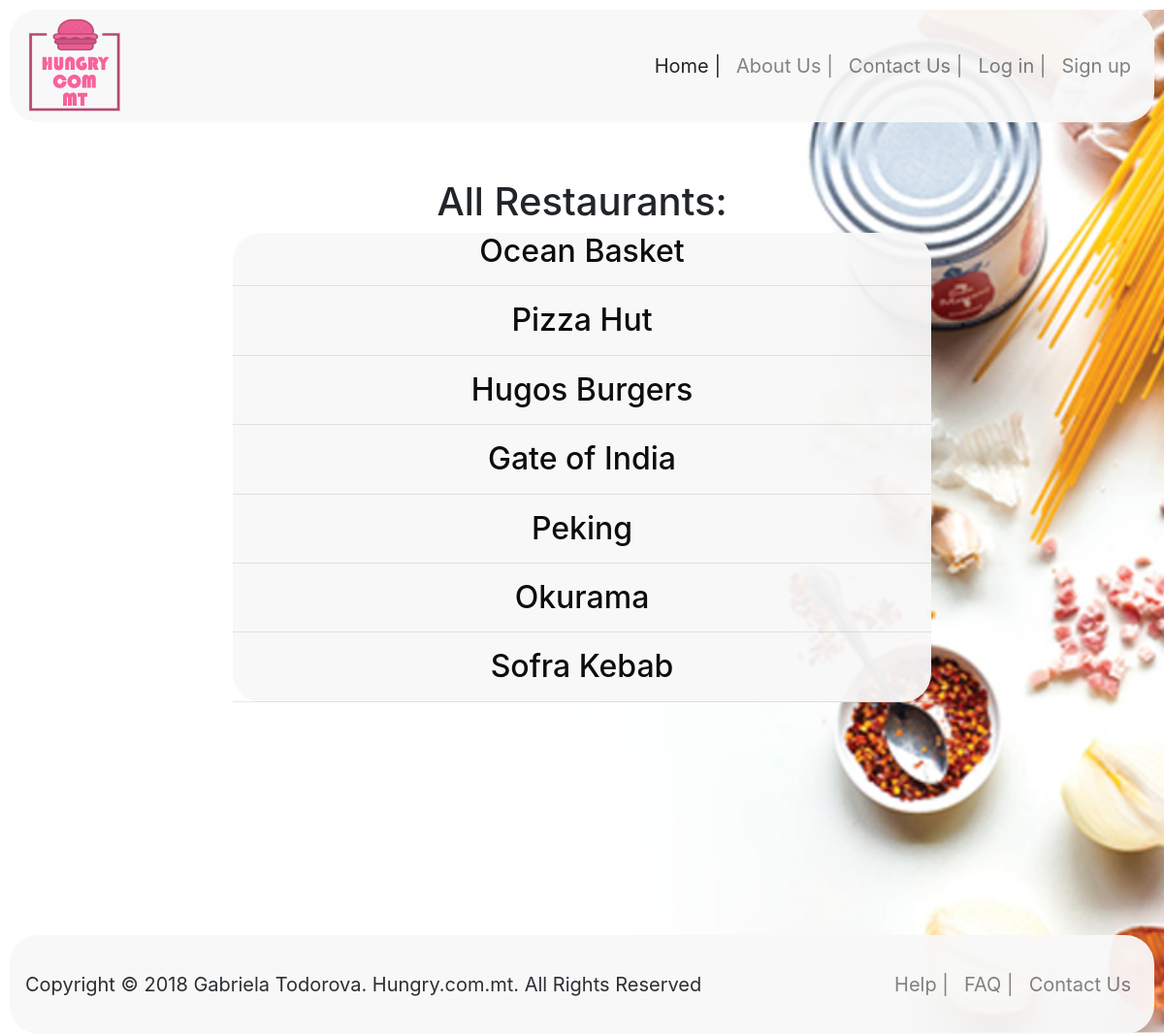
The page /allrestaurants.php on the database its author committed.
### tables this page shows
CREATE TABLE `restaurant` (
  `restaurantId` int(11) NOT NULL,
  `rastaurantName` varchar(100) NOT NULL,
  `localityId` int(11) NOT NULL
);

### allrestaurants.php (the view, shortened to what this page needs)
<!DOCTYPE html>
<html>
    <head>
        <link rel="stylesheet" href="styles.css" >
        <link rel="stylesheet" href="https://stackpath.bootstrapcdn.com/bootstrap/4.1.1/css/bootstrap.min.css">
    </head>
    <body>
        <div id="container">
            <header>
                <nav class="navbar navbar-expand-lg navbar-light ">
                  <div class="collapse navbar-collapse" id="navbarNav">
                    <img src="images/smalllogo.png" id="logo">
                    <ul class="navbar-nav ml-auto">
                      <li class="nav-item active">
                        <a class="nav-link" href="index.php">Home | </a>
                      </li>
                      <li class="nav-item">
                        <a class="nav-link" href="aboutus.php">About Us |</a>
                      </li>
                      <li class="nav-item">
                        <a class="nav-link" href="contactus.php">Contact Us |</a>
                      </li>
                     <?php
                            if (isset($_SESSION['username']) && (isset($_SESSION['password']))) {
                                echo "<li class='nav-item'>
                        <a class='nav-link' href='basket.php'> Your Basket | </a>
                      </li>
                      <li class='nav-item'>
                        <a class='nav-link' href='logout.php'> Log out  </a>
                      </li>";
                            }
                        else {
                            echo "<li class='nav-item'>
                        <a class='nav-link' href='login.php'>Log in | </a>
                      </li>
                      <li class='nav-item'>
                        <a class='nav-link' href='signup.php'>Sign up  </a>
                      </li>";
                        }
                        ?>
                    </ul>
                  </div>
                </nav>
            </header>
            <br><br>
            <h1><center>All Restaurants: </center></h1>
            <div id="main">
               <?php
                $conn = mysqli_connect('localhost', 'root','','hungry', '3307') or die('Cannot connect to DB');
                $query = "select rastaurantName from restaurant ";
                $result = mysqli_query($conn, $query);
                while($row = mysqli_fetch_assoc($result)) {
                    if ($row['rastaurantName'] == 'Ocean Basket') {
                    echo "<h2><center><a href='oceanBasket.php'><font color='black'>$row[rastaurantName]</font><a></center></h2> <hr/>";}
                 if ($row['rastaurantName'] == 'Pizza Hut') {
                    echo "<h2><center><a href='pizzahut.php'><font color='black'>$row[rastaurantName]</font><a></center></h2> <hr/>";}
                  if ($row['rastaurantName'] == 'Hugos Burgers') {
                    echo "<h2><center><a href='hugos.php'><font color='black'>$row[rastaurantName]</font><a></center></h2> <hr/>";}
                   if ($row['rastaurantName'] == 'Gate of India') {
                    echo "<h2><center><a href='gateofindia.php'><font color='black'>$row[rastaurantName]</font><a></center></h2> <hr/>";}
                  if ($row['rastaurantName'] == 'Peking') {
                    echo "<h2><center><a href='peking.php'><font color='black'>$row[rastaurantName]</font><a></center></h2> <hr/>";
                    } else
                     if ($row['rastaurantName'] == 'Okurama') {
                    echo "<h2><center><a href='okurama.php'><font color='black'>$row[rastaurantName]</font><a></center></h2> <hr/>";}
                    if ($row['rastaurantName'] == 'Sofra Kebab') {
                    echo "<h2><center><a href='sofra.php'><font color='black'>$row[rastaurantName]</font><a></center></h2> <hr/>";}
                }
                ?>
            </div>
            <div class="push"></div>
            <footer>
                <nav class="navbar navbar-expand-lg navbar-light ">
                  <div class="collapse navbar-collapse" id="navbarNav">
                   Copyright &copy; 2018 Gabriela Todorova. Hungry.com.mt. All Rights Reserved
                    <ul class="navbar-nav ml-auto">
                      <li class="nav-item">
                        <a class="nav-link" href="help.php">Help | </a>
                      </li>
                      <li class="nav-item">
                        <a class="nav-link" href="faq.php"> FAQ |</a>
                      </li>
                      <li class="nav-item">
                        <a class="nav-link" href="contactus.php">Contact Us </a>
                      </li>
                    </ul>
                  </div>
                </nav>
            </footer>
        </div>
    </body>
</html>

### styles.css (style rules this page uses)
#logo { float:left; }
nav { font-size: 20px; }
footer, .push { padding-top: 20px; padding-bottom: 20px; margin: 100px; }
header, footer, #main, h5 { background-color: #F8F8F8; opacity: 0.95; border-radius: 30px; margin: 10px; }
#container { background-image: url("images/one.png"); min-height: 800px; background-attachment: fixed; background-position: center; background-repeat: no-repeat; background-size: cover; margin-bottom: -100px; }
#main { width: 60%; margin:auto; }

### rows shown on the page
restaurant: rastaurantName "Ocean Basket"
restaurant: rastaurantName "Pizza Hut"
restaurant: rastaurantName "Hugos Burgers"
restaurant: rastaurantName "Gate of India"
restaurant: rastaurantName "Peking"
restaurant: rastaurantName "Okurama"
restaurant: rastaurantName "Sofra Kebab"
